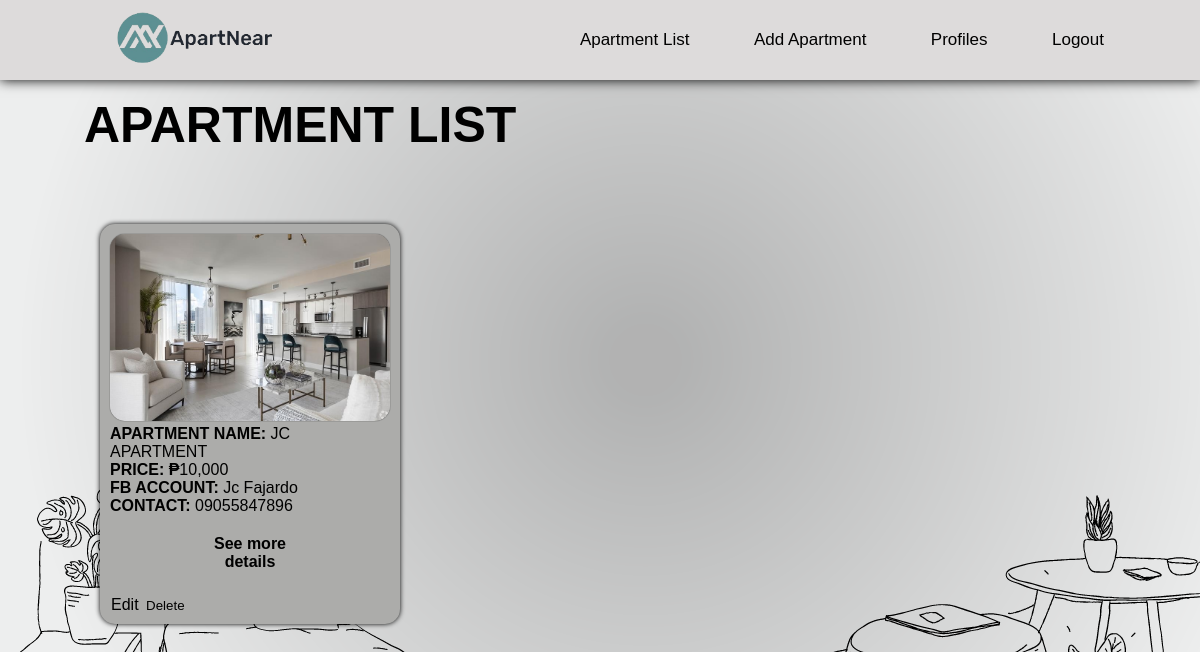
Screenshot of /pages/homeloginadmin.php with the database file from the repository.
### tables this page shows
CREATE TABLE `apartments` (
  `apartmentID` int(11) NOT NULL,
  `apartmentName` varchar(200) NOT NULL,
  `apartmentPrice` varchar(100) NOT NULL,
  `fbPage` varchar(200) NOT NULL,
  `contactNum` varchar(100) NOT NULL,
  `apartmentImage` varchar(200) NOT NULL,
  `apartmentLoc` varchar(200) NOT NULL,
  `apartmentDesc` varchar(2000) NOT NULL,
  `apartmentImage1` varchar(200) NOT NULL,
  `apartmentImage2` varchar(200) NOT NULL,
  `apartmentImage3` varchar(200) NOT NULL
);

### pages/homeloginadmin.php (the view, shortened to what this page needs)
<?php
require '..\connection\dbconnect.php';
?>
<!DOCTYPE html>
<html lang="en">
  <head>
    <link rel="stylesheet" href="homeloginadmin.css" />
    <link rel="stylesheet" href="../animation.css">
  </head>
  <body>
    <div class="container">
      <div class="navBar">
        <a href="../index.php"
          ><img src="../img/logo.png" alt="" class="logo"
        /></a>
        <nav>
          <ul>
          <li><a href="homeloginadmin.php">Apartment List</a></li>
            <li><a href="addapart.php">Add Apartment</a></li>
            <li><a href="profileadmin.php">Profiles</a></li>
            <li><a href="loginpage.php">Logout</a></li>
          </ul>
        </nav>
      </div>
      <div class="row">
        <div class="col">
          <h1>APARTMENT LIST</h1>
        </div>
      </div>
    </div>
    <main>
       <?php
              $query="SELECT * FROM apartments";
              $result=mysqli_query($connect,$query);
              if(mysqli_num_rows($result)>0){
                foreach($result as $apartments){
       ?>
       <div class="rooms">
           <div class="room">
           <form action="../function/functions.php" method="POST" class="d-inline">
               <img class="img" src="../img/<?php echo $apartments["apartmentImage"];?>"/>
               <p class="apartmentName"><b>APARTMENT NAME: </b><?php echo $apartments["apartmentName"]; ?></p>
               <p class="apartmentPrice"><b>PRICE: ₱</b><?php echo $apartments["apartmentPrice"]; ?></p>
               <p class="fbPage"><b>FB ACCOUNT: </b><?php echo $apartments["fbPage"];  ?></p>
               <p class="contactNum"><b>CONTACT: </b><?php echo $apartments["contactNum"]; ?></p>
               <div class="seemore">
                <a href="desc.php?id=<?=$apartments['apartmentID'];?>"  ><b>See more details</b></a>
              </div>
              <a class="editbtn" href="editApartment.php?id=<?=$apartments['apartmentID'];?>" class="btn">Edit</a>
               <button type="submit" name="deleteApart" value="<?=$apartments['apartmentID']; ?>" class="delete">Delete</button>
            </div>
            </div>
       <?php
          }
        }
     ?>
   </main>
  </body>
</html>

### pages/homeloginadmin.css (style rules this page uses)
* { margin: 0; padding: 0; font-family: sans-serif; box-sizing: border-box; }
body { width: 100%; background-image: url(../img/Banner.png); background-attachment: fixed; box-sizing: border-box; }
.container { width: 100%; height: auto; }
.navBar { height: 10%; width: 100%; display: flex; align-items: center; padding-left: 8%; padding-right: 8%; box-shadow: 0 0 12px; position: fixed; background-color: #dddbdb; }
.logo { width: 200px; cursor: pointer; }
nav { flex: 1; text-align: right; }
nav ul li { list-style: none; display: inline-block; margin-left: 60px; }
nav ul li a { text-decoration: none; color: black; font-size: 17px; }
.row { padding-left: 7%; padding-right: 10%; padding-top: 8%; display: flex; }
h1 { font-size: 50px; padding-bottom: 50px; }
.rooms { display: inline-flex; }
.rooms div { margin: 20px 100px; }
.room { width: 300px; height: 400px; background-color: rgb(172, 172, 170); padding: 10px; border-radius: 15px; box-shadow: 0 0 5px; }
.rooms img { width: 280px; border-radius: 15px; box-shadow: 0 0 1px; }
.room p { text-align: left; }
.seemore a { text-decoration: none; color: black; text-align: center; }
.seemore { text-align: center; }
button, a.editbtn, button.delete { color: black; background: transparent; border: 1px solid black; border: none; padding: 5px 1px; text-decoration: none; display: inline-block; margin-right: 1px; }

### animation.css (style rules this page uses)
body { animation: transitionIn 0.35s; }

### rows the page displays
apartments: apartmentImage (picture), apartmentName "JC APARTMENT", apartmentPrice "10,000", fbPage "Jc Fajardo", contactNum "09055847896", $apartments['apartmentID'] 96 (drawn)
